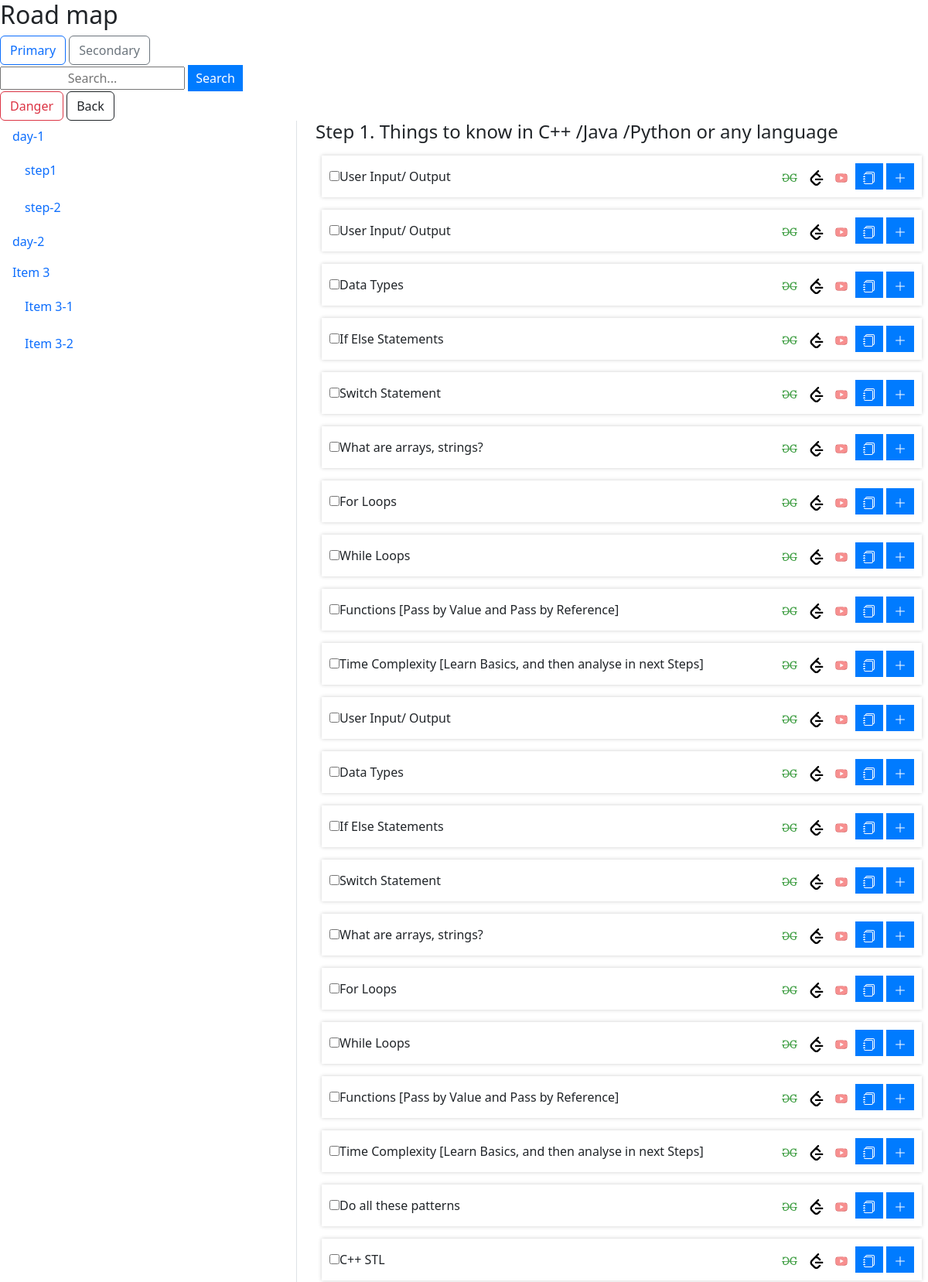
The page /problems (upper part) on the database its author committed.
### dsaapp/models.py (models this page shows)
class Question(models.Model):
    category = models.ForeignKey(Category, on_delete=models.CASCADE, related_name='questions')
    questionHeading = models.CharField(max_length=255)
    questionLink = models.CharField(max_length=255, blank=True)
    gfgLink = models.CharField(max_length=255, blank=True)
    leetCodeLink = models.CharField(max_length=255, blank=True)
    youTubeLink = models.CharField(max_length=255, blank=True)
    isDone = models.BooleanField(default=False)
    isBookmarked = models.BooleanField(default=False)
    userNotes = models.TextField(blank=True)
    questionIndex = models.IntegerField()
    questionId = models.CharField(max_length=255)
    def __str__(self):
        return self.questionHeading

### dsaapp/views.py (the view)
# urls.py: path('problems', views.problems, name='problems'),
def problems(request):
    questions = Question.objects.all()
    print(questions)
    return render(request, 'problems.html', {'questions':questions})

### templates/problems.html (shortened to what this page needs)
{% load static %}
<!DOCTYPE html>
<html lang="en">
<head>
    <link href="https://cdn.jsdelivr.net/npm/bootstrap@5.3.2/dist/css/bootstrap.min.css" rel="stylesheet">
</head>
<body>
    <h2>Road map</h2>
    <button type="button" class="btn btn-outline-primary">Primary</button>
<button type="button" class="btn btn-outline-secondary">Secondary</button>
<form method="get" action="{% url 'search' %}">
    <input type="text" name="query" placeholder="Search...">
    <button type="submit">Search</button>
</form>
<button type="button" class="btn btn-outline-danger">Danger</button>
<button type="button" class="btn btn-outline-dark">Back</button>
    <div class="row">
        <div class="col-4">
          <nav id="navbar-example3" class="h-100 flex-column align-items-stretch pe-4 border-end">
            <nav class="nav nav-pills flex-column">
              <a class="nav-link" href="#item-1">day-1</a>
              <nav class="nav nav-pills flex-column">
                <a class="nav-link ms-3 my-1" href="#item-1-1">step1</a>
                <a class="nav-link ms-3 my-1" href="#item-1-2">step-2</a>
              </nav>
              <a class="nav-link" href="#item-2">day-2</a>
              <a class="nav-link" href="#item-3">Item 3</a>
              <nav class="nav nav-pills flex-column">
                <a class="nav-link ms-3 my-1" href="#item-3-1">Item 3-1</a>
                <a class="nav-link ms-3 my-1" href="#item-3-2">Item 3-2</a>
              </nav>
            </nav>
          </nav>
        </div>
        <div class="col-8">
          <div data-bs-spy="scroll" data-bs-target="#navbar-example3" data-bs-smooth-scroll="true" class="scrollspy-example-2" tabindex="0">
            <div id="item-1">
              <h4>Step 1.
                Things to know in C++ /Java /Python or any language</h4>
                <div class="d-flex flex-column mb-3">
                    {% for question in questions %}
                    <div class="p-2 container">
                        <div class="box">
                            <div class="checkbox">
                                <input type="checkbox">
                            </div>
                            <div class="text">
                                {{ question.questionHeading }}
                            </div>
                            <div class="links">
                                <a href="{{question.gfgLink}}"><img src="{% static 'geeksforgeeks.svg' %}" alt=" youtude" width="20"></a>
                                <a href="{{question.leetCodeLink}}"><img src="{% static 'leetcode.svg'%}" alt="leet code" width="20"></a>
                                <a href="{{question.youTubeLink}}"><img src="{%static 'youtube.svg'%}" alt="Local SVG Icon" width="20"></a>
                            </div>
                            <div class="button">
                                <button></button>
                                <button><svg xmlns="http://www.w3.org/2000/svg" width="16" height="16" fill="currentColor" class="bi bi-plus-lg" viewBox="0 0 16 16">
                                    <path fill-rule="evenodd" d="M8 2a.5.5 0 0 1 .5.5v5h5a.5.5 0 0 1 0 1h-5v5a.5.5 0 0 1-1 0v-5h-5a.5.5 0 0 1 0-1h5v-5A.5.5 0 0 1 8 2Z"/>
                                  </svg></button>
                            </div>
                        </div>
                    </div>
                    {% endfor %}
                  </div>
                  </div>
            </div>
          </div>
        </div>
</body>
</html>

### templates/problems.html (style rules this page uses)
body { font-family: Arial, sans-serif; margin: 0; padding: 0; background-color: #f0f0f0; }
.container { display: flex; flex-direction: column; align-items: center; justify-content: center; }
.box { display: flex; justify-content: space-between; align-items: center; width: 100%; padding: 10px; background-color: #fff; box-shadow: 0 0 5px rgba(0, 0, 0, 0.2); }
.checkbox { flex: 0 0 auto; }
.text { flex: 1 1 auto; white-space: nowrap; overflow: hidden; text-overflow: ellipsis; }
.links { flex: 0 0 auto; }
.button { flex: 0 0 auto; }
a { text-decoration: none; color: #007bff; margin-right: 10px; }
button { padding: 5px 10px; background-color: #007bff; color: #fff; border: none; cursor: pointer; }
input[type="text"]::placeholder { text-align: center; }

### rows shown on the page
Question: questionHeading "User Input/ Output"
Question: questionHeading "User Input/ Output"
Question: questionHeading "Data Types"
Question: questionHeading "If Else Statements"
Question: questionHeading "Switch Statement"
Question: questionHeading "What are arrays, strings?"
Question: questionHeading "For Loops"
Question: questionHeading "While Loops"
Question: questionHeading "Functions [Pass by Value and Pass by Reference]"
Question: questionHeading "Time Complexity [Learn Basics, and then analyse in next Steps]"
Question: questionHeading "User Input/ Output"
Question: questionHeading "Data Types"
Question: questionHeading "If Else Statements"
Question: questionHeading "Switch Statement"
Question: questionHeading "What are arrays, strings?"
Question: questionHeading "For Loops"
Question: questionHeading "While Loops"
Question: questionHeading "Functions [Pass by Value and Pass by Reference]"
Question: questionHeading "Time Complexity [Learn Basics, and then analyse in next Steps]"
Question: questionHeading "Do all these patterns"
Question: questionHeading "C++ STL"
